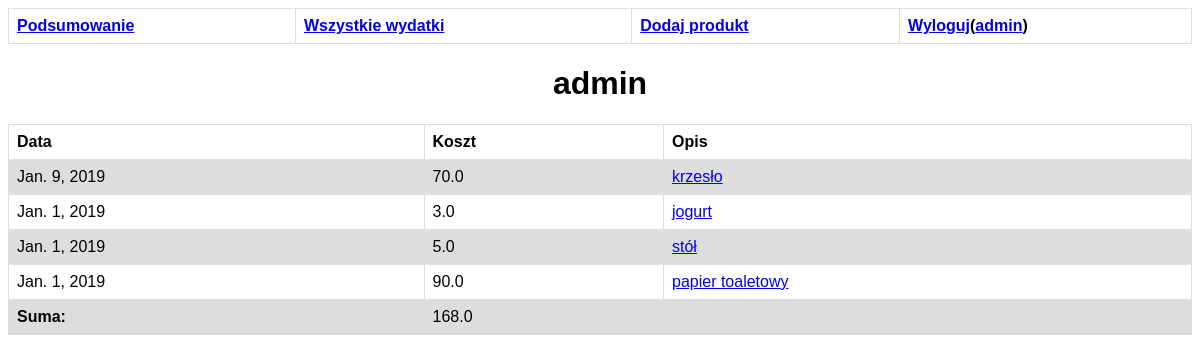
The app's page /user/admin/ (signed in) with its own data.
### rozliczenie/models.py (models this page shows, shortened)
class Expense(models.Model):
    description = models.CharField(max_length=200)
    price = models.FloatField()
    pub_date = models.DateField()
    user_id = models.ForeignKey(User, on_delete=models.CASCADE)

### rozliczenie/views.py (the view)
# urls.py: path('user/<str:user_id>/', views.user_detail, name='user_detail'),
def user_detail(request, user_id):
    user = get_object_or_404(User, username=user_id)
    expense_list = Expense.objects.filter(user_id=user.id)
    total = sum(expense.price for expense in expense_list)
    return render(request, 'user.html', {'user_': user ,'expense_list': expense_list, 'total': total})

### rozliczenie/templates/user.html
{% extends 'base.html' %}
{% load static %}
{% block content %}
<h1>{{user_.username}}</h1>
{% if expense_list %}
    <table>
        <tr>
            <th>Data</th>
            <th>Koszt</th>
            <th>Opis</th>
        </tr>
        {% for expense in expense_list %}
        <tr>
            <td>{{expense.pub_date}}</td>
            <td>{{expense.price}}</td>
            <td><a href="{% url 'expense_detail' expense.id %}">{{expense.description}}</a></td>
        </tr>
        {% endfor %}
        <tr>
            <td><b>Suma:</b></td>
            <td>{{total}}</td>
            <td></td>
        </tr>
    </table>
{% else %}
<h2>Nie znaleziono wydatków dla danego użytkownika</h2>
{% endif %}
{% endblock %}

### rozliczenie/templates/base.html (shortened to what this page needs)
{% load static %}
<!DOCTYPE html>
<html lang="en">
<head>
    <link rel="stylesheet" type="text/css" href="{% static 'style.css' %}"/>
</head>
<body>
<table>
    <tr>
        <th><a href="{% url 'users' %}">Podsumowanie</a></th>
        <th><a href="{% url 'expenses' %}">Wszystkie wydatki</a></th>
        {% if user.is_authenticated %}
        <th><a href="{% url 'post_expense'%}">Dodaj produkt</a></th>
        <th><a href="{% url 'logout' %}">Wyloguj</a>(<a href="{% url 'user_detail' user.username %}">{{user.username}}</a>)</th>
        {% else %}
        <th><a href="{% url 'login' %}">Logowanie</a></th>
        {% endif %}
    </tr>
</table>
{% block content %}
{% endblock %}
</body>
</html>

### rozliczenie/static/style.css (style rules this page uses)
table { font-family: arial, sans-serif; border-collapse: collapse; width: 100%; }
td, th { border: 1px solid #dddddd; text-align: left; padding: 8px; }
tr:nth-child(even) { background-color: #dddddd; }
h1 { text-align: center; font-family: arial; }

### records on screen
Expense: pub_date "Jan. 9, 2019", price "70.0", description "krzesło"
Expense: pub_date "Jan. 1, 2019", price "3.0", description "jogurt"
Expense: pub_date "Jan. 1, 2019", price "5.0", description "stół"
Expense: pub_date "Jan. 1, 2019", price "90.0", description "papier toaletowy"

### other values on screen
{{ user.username }} "admin"
{{ user_.username }} "admin"
{{ total }} "168.0"
